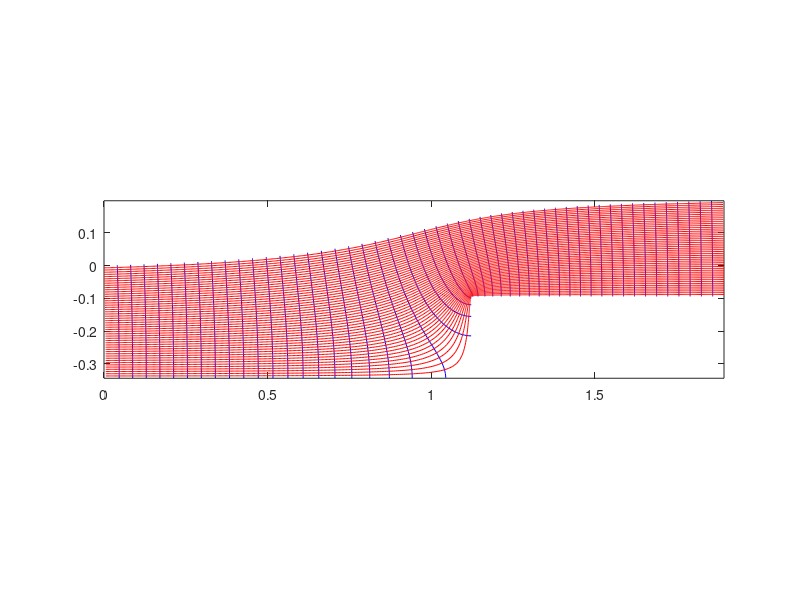

Recreate this plot in MATLAB.
clear
g = 9.81;
h = 1;
d = .5;
t = 0;

nLines = 10;
nPoints = 300;


C=0;
K = 2*d/pi;

% df =@(zz) K*sqrt(zz)./sqrt(zz+d);

limZeta = [-3,3,0.001,1]*h;

dzz = 0.01*h; 
zzr = limZeta(1):dzz:limZeta(2);
zzi = flipud((limZeta(3):dzz:limZeta(4)).');
zz = zzr+1i*zzi;
[ny,nx] = size(zz);


df = K*sqrt(zz)./sqrt(zz+d);
% df = K*sqrt(zz./(zz+d));

df_xh = .5*(df(1,1:nx-1)+df(1,2:nx));
df_yh = .5*(df(1:ny-1,:)+df(2:ny,:));
f = cumsum([0,df_xh.*diff(zzr)],2) + cumsum([zeros(1,nx);df_yh.*diff(1i*zzi)],1) + C; % integrating bottom-to-top


% f = 1i*(d-h)+  2*d/pi*( sqrt(zz/d).*sqrt(1+zz/d)-log(sqrt(zz/d)+sqrt(1+zz/d)) ) ;


hf = figure('color','w');
contour(real(f),imag(f),real(zz),50,'b');hold on
contour(real(f),imag(f),imag(zz),50,'r');
axis equal
return
